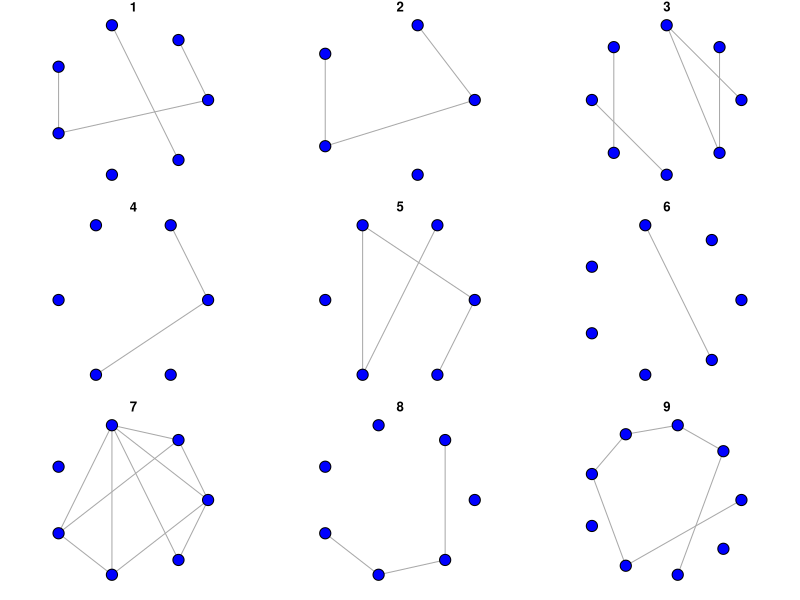

Write the R code that produced this figure. (Note: this script raises an error after producing the figure.)
# In this file, I will generate 40 ego networks with a small number of characteristics.

# The number of alters in each network will be generated at random based on a normal distribtuion with
# mean 7 and with standard deviation 3.

# the bmi of the egos will be randomly generated using a normal distribution with mean 25, std of 5

# the rest of the structural values will be calculated using the igraph library

# --------------------------------------------------------------------------------------------------------------

# import igraph
library(igraph)

# create a vector of 40 vertices that follow a normal distribution with mean 7 and std 3
# essentially the degree of the ego
vertNum <- ceiling(rnorm(40, mean = 7, sd = 3))
# make sure none are zero
vertNum[which(vertNum == 0)] <- 1

# create a list of 40 ego-networks
egoNets <- list()

for(i in 1:40){
  
  erdosI <- simplify(erdos.renyi.game(vertNum[i], 0.2, type = "gnp", directed = F))
  egoNets <- append(egoNets, list(erdosI))
  
}


# for the fun of it, graph the first nine ego Networks
par(mfrow = c(3, 3), mar = c(1, 1, 1, 1))
for(j in 1:9){
  
  plot(egoNets[[j]], edge.arrow.size = .2, vertex.color = "blue", vertex.label = NA,
       edge.arrow.mode = 0, layout = layout_in_circle(egoNets[[j]]), main = j)
  
}

# clean up
rm(i, j)
dev.off()



# create a dataframe to store info on all the simulated values
overview.df <- data.frame()

# add bmi
# generate the values for the BMI
bmi <- rnorm(40, mean = 25, 5)
bmiAve <- rnorm(40, mean = 25, 2)
overview.df$bmi <- bmi
overview.df$bmiAve <- bmiAve
rm(bmi, bmiAve)

# add ego degree
overview.df$egoDeg <- vertNum

# calculate the values of (insert here) for each network
overview.df$homo <- runif(40)
overview.df$krackhardt <- runif(40, min = -1, max = 1)
overview.df$yulesq <- runif(40, min = -1, max = 1)
overview.df$IQV <- runif(40)




















